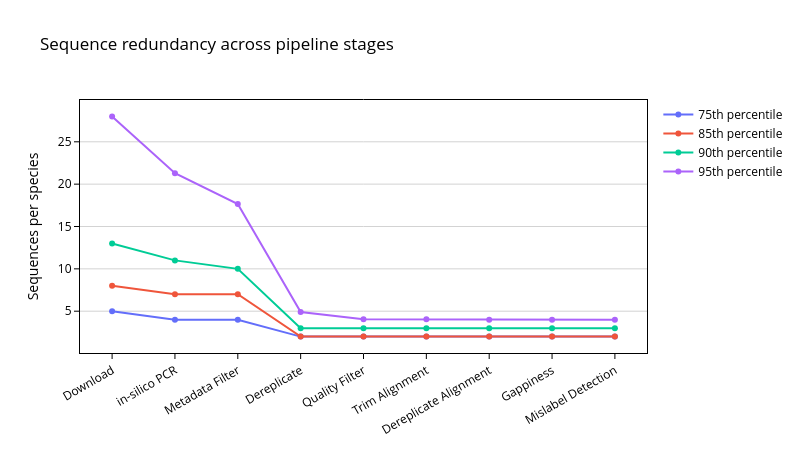

Here is the notebook cell this chart was saved with:
### Code cell
def report_redundancy(df: pd.DataFrame) -> None:
    n_sequences = len(df)
    n_species = df["tax_id"].nunique()
    counts = df.groupby("tax_id").size()
    log_counts = counts.apply(np.log)
    gmean = np.exp(log_counts.mean())
    gstd = np.exp(log_counts.std())
    p90 = counts.quantile(0.90)
    print(f"Species:    {n_species}")
    print(f"Sequences:  {n_sequences}")
    print(f"Redundancy: {gmean:.2f} (×÷ {gstd:.2f})  (geometric mean sequences per species)")
    print(f"90th pct:   {p90:.0f} sequences per species")

report_redundancy(df)

# ── Pipeline redundancy across stages ─────────────────────────────────────────

BASE = "data/cox2_th_final_missing_05_13_02"

STAGES = [
    ("Download",              f"{BASE}/seq-meta.csv",                  ","),
    ("in-silico PCR",                  f"{BASE}/primer-trim/metadata.tsv",      "\t"),
    ("Metadata Filter",              f"{BASE}/seq-meta-filtered.tsv",         "\t"),
    ("Dereplicate",           f"{BASE}/dereplicate/metadata.tsv",      "\t"),
    ("Quality Filter",        f"{BASE}/quality-filter/metadata.tsv",   "\t"),
    ("Trim Alignment",        f"{BASE}/alignment/metadata-trim.tsv",   "\t"),
    ("Dereplicate Alignment", f"{BASE}/alignment/metadata.tsv",        "\t"),
    ("Gappiness",             f"{BASE}/gappiness/metadata.tsv",        "\t"),
    ("Mislabel Detection",    f"{BASE}/output/cox2_th-meta-clean.tsv", "\t"),
]

QUANTILES = [0.75, 0.85, 0.90, 0.95]

def _stage_stats(path, sep):
    d = pd.read_csv(path, sep=sep)
    if EXCLUDE_REFSEQ:
        d = d[~d["accession"].str.contains("_", na=False)]
    counts = d.groupby("tax_id").size()
    return {f"p{int(q*100)}": counts.quantile(q) for q in QUANTILES}

rows = [{"stage": s, **_stage_stats(p, sep)} for s, p, sep in STAGES]
pipeline_df = pd.DataFrame(rows)

fig2 = go.Figure()
for q in QUANTILES:
    col = f"p{int(q*100)}"
    fig2.add_trace(go.Scatter(
        x=pipeline_df["stage"],
        y=pipeline_df[col],
        name=f"{int(q*100)}th percentile",
        mode="lines+markers",
    ))

axis_style = dict(
    showline=True, linewidth=1, linecolor="black", mirror=True,
    ticks="outside", tickcolor="black",
    tickfont=dict(color="black"),
    title_font=dict(color="black"),
)
fig2.update_layout(
    width=800, height=450,
    title=dict(
        text=f"Sequence redundancy across pipeline stages{'  (RefSeq excluded)' if EXCLUDE_REFSEQ else ''}",
        font=dict(color="black"),
    ),
    font=dict(color="black"),
    xaxis=dict(tickangle=-30, **axis_style),
    yaxis=dict(title="Sequences per species", showgrid=True, gridcolor="lightgrey", **axis_style),
    plot_bgcolor="white",
    legend=dict(font=dict(color="black")),
)
fig2.show()

### Figure 1 — Plotly figure (JSON) as saved in the notebook; plotly's stock layout.template omitted (floating-point values rounded to 4 significant figures)
{"data": [{"mode": "lines+markers", "name": "75th percentile", "type": "scatter", "x": ["Download", "in-silico PCR", "Metadata Filter", "Dereplicate", "Quality Filter", "Trim Alignment", "Dereplicate Alignment", "Gappiness", "Mislabel Detection"], "y": [5.0, 4.0, 4.0, 2.0, 2.0, 2.0, 2.0, 2.0, 2.0]}, {"mode": "lines+markers", "name": "85th percentile", "type": "scatter", "x": ["Download", "in-silico PCR", "Metadata Filter", "Dereplicate", "Quality Filter", "Trim Alignment", "Dereplicate Alignment", "Gappiness", "Mislabel Detection"], "y": [8.0, 7.0, 7.0, 2.0, 2.0, 2.0, 2.0, 2.0, 2.0]}, {"mode": "lines+markers", "name": "90th percentile", "type": "scatter", "x": ["Download", "in-silico PCR", "Metadata Filter", "Dereplicate", "Quality Filter", "Trim Alignment", "Dereplicate Alignment", "Gappiness", "Mislabel Detection"], "y": [13.0, 11.0, 10.0, 3.0, 3.0, 3.0, 3.0, 3.0, 3.0]}, {"mode": "lines+markers", "name": "95th percentile", "type": "scatter", "x": ["Download", "in-silico PCR", "Metadata Filter", "Dereplicate", "Quality Filter", "Trim Alignment", "Dereplicate Alignment", "Gappiness", "Mislabel Detection"], "y": [28.0, 21.3, 17.65, 4.9, 4.05, 4.05, 4.0, 4.0, 4.0]}], "layout": {"font": {"color": "black"}, "height": 450, "legend": {"font": {"color": "black"}}, "plot_bgcolor": "white", "title": {"font": {"color": "black"}, "text": "Sequence redundancy across pipeline stages"}, "width": 800, "xaxis": {"linecolor": "black", "linewidth": 1, "mirror": true, "showline": true, "tickangle": -30, "tickcolor": "black", "tickfont": {"color": "black"}, "ticks": "outside", "title": {"font": {"color": "black"}}}, "yaxis": {"gridcolor": "lightgrey", "linecolor": "black", "linewidth": 1, "mirror": true, "showgrid": true, "showline": true, "tickcolor": "black", "tickfont": {"color": "black"}, "ticks": "outside", "title": {"font": {"color": "black"}, "text": "Sequences per species"}}}}
